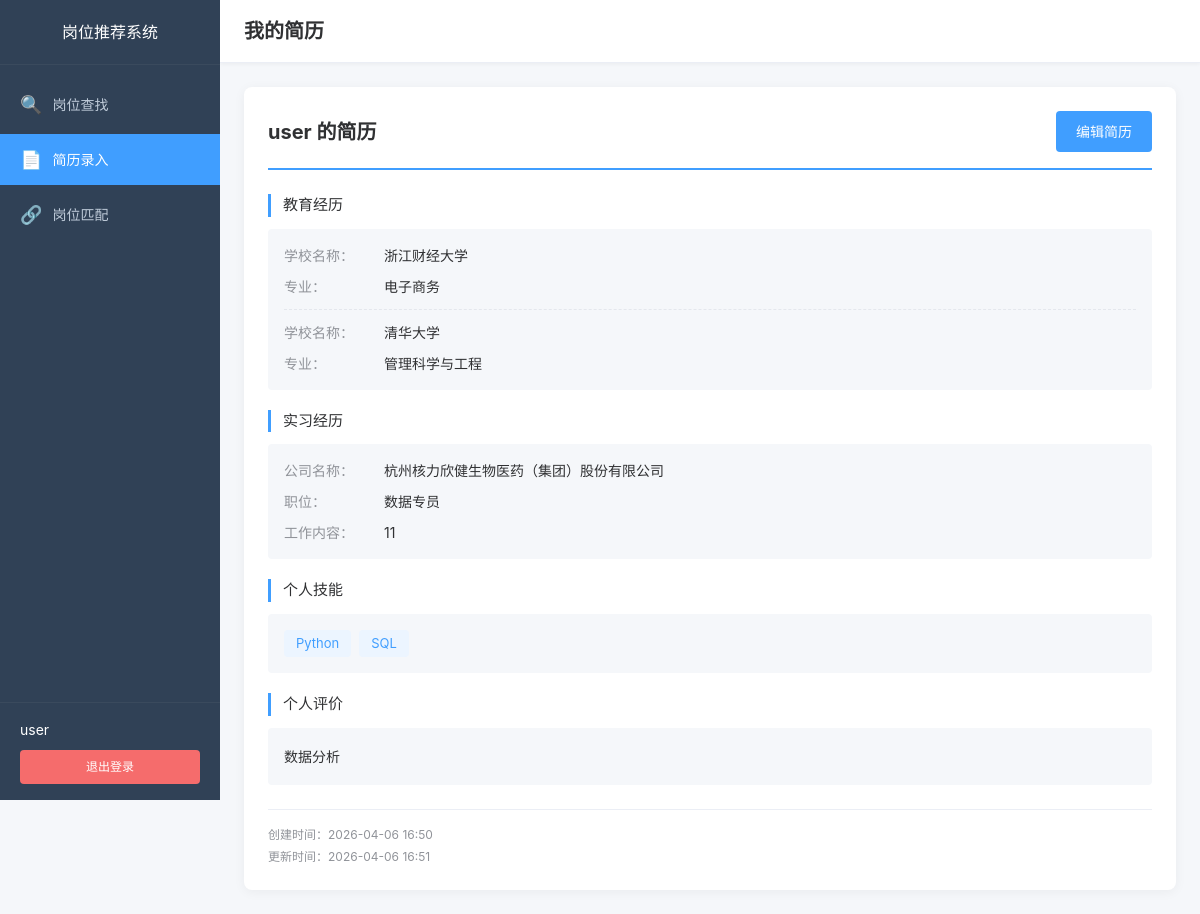
The page /resume/detail (signed in) on the database its author committed.
### app/models/user.py (models this page shows, shortened)
class User(UserMixin, db.Model):
    __tablename__ = 'users'
    id = db.Column(db.Integer, primary_key=True)
    username = db.Column(db.String(80), unique=True, nullable=False, index=True)
    email = db.Column(db.String(120), unique=True, nullable=False, index=True)
    password_hash = db.Column(db.String(255), nullable=False)
    nickname = db.Column(db.String(80))
    is_active = db.Column(db.Boolean, default=True)
    created_at = db.Column(db.DateTime, default=datetime.utcnow)
    updated_at = db.Column(db.DateTime, default=datetime.utcnow, onupdate=datetime.utcnow)

### app/models/resume.py (models this page shows, shortened)
class Resume(db.Model):
    __tablename__ = 'resumes'
    id = db.Column(db.Integer, primary_key=True)
    user_id = db.Column(db.Integer, db.ForeignKey('users.id'), unique=True, nullable=False)
    education_school = db.Column(db.Text, nullable=True)
    education_major = db.Column(db.Text, nullable=True)
    internship_company = db.Column(db.Text, nullable=True)
    internship_position = db.Column(db.Text, nullable=True)
    internship_content = db.Column(db.Text, nullable=True)
    work_company = db.Column(db.Text, nullable=True)
    work_position = db.Column(db.Text, nullable=True)
    work_content = db.Column(db.Text, nullable=True)
    project_name = db.Column(db.Text, nullable=True)
    project_content = db.Column(db.Text, nullable=True)
    skills = db.Column(db.Text, nullable=False)
    self_evaluation = db.Column(db.Text, nullable=False)
    created_at = db.Column(db.DateTime, default=datetime.utcnow)
    updated_at = db.Column(db.DateTime, default=datetime.utcnow, onupdate=datetime.utcnow)
    user = db.relationship('User', backref=db.backref('resume', uselist=False, lazy=True))

### app/routes/resume.py (the view)
@resume.route('/detail')
@login_required
def detail_resume():
    resume = Resume.query.filter_by(user_id=current_user.id).first()
    if not resume:
        flash('您还未填写简历，请先录入简历', 'info')
        return redirect(url_for('resume.input_resume'))
    education_list = get_list_data(resume.education_school)
    internship_list = get_list_data(resume.internship_company)
    work_list = get_list_data(resume.work_company)
    project_list = get_list_data(resume.project_name)
    return render_template('resume/resume_detail.html',
                          resume=resume,
                          education_list=education_list,
                          internship_list=internship_list,
                          work_list=work_list,
                          project_list=project_list)

### app/models/user.py (called while the page is built)
@login_manager.user_loader
def load_user(user_id: str):
    return User.query.get(int(user_id))

### app/routes/resume.py (called while the page is built)
def get_list_data(json_str):
    if not json_str:
        return []
    try:
        return json.loads(json_str)
    except:
        return []

### app/templates/resume/resume_detail.html (shortened to what this page needs)
{% extends "base.html" %}
{% block extra_css %}
<link rel="stylesheet" href="{{ url_for('static', filename='css/dashboard.css') }}">
<link rel="stylesheet" href="{{ url_for('static', filename='css/resume.css') }}">
{% endblock %}
{% block content %}
<div class="app-container">
    <aside class="sidebar">
        <div class="sidebar-header">
            <h2>岗位推荐系统</h2>
        </div>
        <nav class="sidebar-nav">
            <ul class="nav-menu">
                <li class="nav-item">
                    <a href="{{ url_for('dashboard.index') }}" class="nav-link">
                        <span class="nav-icon">&#128269;</span>
                        <span class="nav-text">岗位查找</span>
                    </a>
                </li>
                <li class="nav-item active">
                    <a href="{{ url_for('resume.input_resume') }}" class="nav-link">
                        <span class="nav-icon">&#128196;</span>
                        <span class="nav-text">简历录入</span>
                    </a>
                </li>
                <li class="nav-item">
                    <a href="#" class="nav-link" onclick="showPlaceholder('岗位匹配功能开发中...'); return false;">
                        <span class="nav-icon">&#128279;</span>
                        <span class="nav-text">岗位匹配</span>
                    </a>
                </li>
            </ul>
        </nav>
        <div class="sidebar-footer">
            <div class="user-info">
                <span class="user-name">{{ current_user.nickname or current_user.username }}</span>
            </div>
            <a href="{{ url_for('auth.logout') }}" class="logout-btn">退出登录</a>
        </div>
    </aside>
    <main class="main-content">
        <header class="main-header">
            <h1>我的简历</h1>
        </header>
        <div class="content-wrapper">
            <div class="resume-detail-container">
                <div class="resume-header">
                    <h2>{{ current_user.nickname or current_user.username }} 的简历</h2>
                    <div class="resume-actions">
                        <a href="{{ url_for('resume.edit_resume') }}" class="btn btn-primary">编辑简历</a>
                    </div>
                </div>
                <div class="resume-section">
                    <h3 class="section-title">教育经历</h3>
                    <div class="section-content">
                        {% for item in education_list %}
                        <div class="experience-item">
                            <div class="info-row">
                                <span class="info-label">学校名称：</span>
                                <span class="info-value">{{ item.school }}</span>
                            </div>
                            <div class="info-row">
                                <span class="info-label">专业：</span>
                                <span class="info-value">{{ item.major }}</span>
                            </div>
                        </div>
                        {% endfor %}
                    </div>
                </div>
                {% if internship_list %}
                <div class="resume-section">
                    <h3 class="section-title">实习经历</h3>
                    <div class="section-content">
                        {% for item in internship_list %}
                        <div class="experience-item">
                            {% if item.company %}
                            <div class="info-row">
                                <span class="info-label">公司名称：</span>
                                <span class="info-value">{{ item.company }}</span>
                            </div>
                            {% endif %}
                            {% if item.position %}
                            <div class="info-row">
                                <span class="info-label">职位：</span>
                                <span class="info-value">{{ item.position }}</span>
                            </div>
                            {% endif %}
                            {% if item.content %}
                            <div class="info-row">
                                <span class="info-label">工作内容：</span>
                                <span class="info-value">{{ item.content }}</span>
                            </div>
                            {% endif %}
                        </div>
                        {% endfor %}
                    </div>
                </div>
                {% endif %}
                <div class="resume-section">
                    <h3 class="section-title">个人技能</h3>
                    <div class="section-content">
                        <div class="skills-tags">
                            {% for skill in resume.skills.replace('、', ',').replace('，', ',').split(',') if skill.strip() %}
                            <span class="skill-tag">{{ skill.strip() }}</span>
                            {% endfor %}
                        </div>
                    </div>
                </div>
                <div class="resume-section">
                    <h3 class="section-title">个人评价</h3>
                    <div class="section-content">
                        <p class="evaluation-text">{{ resume.self_evaluation }}</p>
                    </div>
                </div>
                <div class="resume-meta">
                    <p>创建时间：{{ resume.created_at.strftime('%Y-%m-%d %H:%M') if resume.created_at else '-' }}</p>
                    <p>更新时间：{{ resume.updated_at.strftime('%Y-%m-%d %H:%M') if resume.updated_at else '-' }}</p>
                </div>
            </div>
        </div>
    </main>
</div>
{% endblock %}

### app/templates/base.html (shortened to what this page needs)
<!DOCTYPE html>
<html lang="zh-CN">
<head>
    <link rel="stylesheet" href="{{ url_for('static', filename='css/base.css') }}">
    {% block extra_css %}{% endblock %}
</head>
<body class="{% block body_class %}{% endblock %}">
    {% block content %}{% endblock %}
</body>
</html>

### app/static/css/base.css (style rules this page uses)
* { margin: 0; padding: 0; box-sizing: border-box; }
html, body { height: 100%; font-family: -apple-system, BlinkMacSystemFont, 'Segoe UI', 'PingFang SC', 'Hiragino Sans GB', 'Microsoft YaHei', sans-serif; font-size: 14px; line-height: 1.5; color: #333; background-color: #f5f7fa; }
a { color: #409eff; text-decoration: none; }
.btn { display: inline-block; padding: 10px 20px; font-size: 14px; font-weight: 500; border-radius: 4px; transition: all 0.3s ease; }
.btn-primary { background-color: #409eff; color: #fff; }

### app/static/css/dashboard.css (style rules this page uses)
.app-container { display: flex; min-height: 100vh; }
.sidebar { width: 220px; background: #304156; color: #bfcbd9; display: flex; flex-direction: column; position: fixed; height: 100vh; left: 0; top: 0; z-index: 100; }
.sidebar-header { padding: 20px; text-align: center; border-bottom: 1px solid #3a4a5d; }
.sidebar-header h2 { font-size: 16px; color: #fff; font-weight: 500; }
.sidebar-nav { flex: 1; padding: 10px 0; overflow-y: auto; }
.nav-menu { list-style: none; }
.nav-item { margin: 4px 0; }
.nav-link { display: flex; align-items: center; padding: 12px 20px; color: #bfcbd9; transition: all 0.3s ease; }
.nav-item.active .nav-link { background: #409eff; color: #fff; }
.nav-icon { font-size: 18px; margin-right: 10px; }
.nav-text { font-size: 14px; }
.sidebar-footer { padding: 16px 20px; border-top: 1px solid #3a4a5d; }
.user-info { margin-bottom: 10px; }
.user-name { font-size: 14px; color: #fff; }
.logout-btn { display: block; padding: 8px 16px; background: #f56c6c; color: #fff; border-radius: 4px; text-align: center; font-size: 12px; transition: background 0.3s ease; }
.main-content { flex: 1; margin-left: 220px; background: #f5f7fa; }
.main-header { background: #fff; padding: 16px 24px; border-bottom: 1px solid #ebeef5; box-shadow: 0 1px 4px rgba(0, 0, 0, 0.05); }
.main-header h1 { font-size: 20px; color: #303133; }
.content-wrapper { padding: 24px; }

### app/static/css/resume.css (style rules this page uses)
.section-title { font-size: 16px; font-weight: 500; color: #303133; margin-bottom: 16px; padding-left: 12px; border-left: 3px solid #409eff; }
.section-content { padding-left: 15px; }
.resume-detail-container { background: #fff; border-radius: 8px; box-shadow: 0 2px 12px rgba(0, 0, 0, 0.05); padding: 24px; }
.resume-header { display: flex; justify-content: space-between; align-items: center; margin-bottom: 24px; padding-bottom: 16px; border-bottom: 2px solid #409eff; }
.resume-header h2 { font-size: 20px; color: #303133; }
.resume-actions { display: flex; gap: 12px; }
.resume-section { margin-bottom: 20px; }
.resume-section .section-title { font-size: 15px; margin-bottom: 12px; }
.resume-section .section-content { background: #f5f7fa; padding: 16px; border-radius: 4px; }
.info-row { display: flex; margin-bottom: 10px; }
.info-row:last-child { margin-bottom: 0; }
.info-label { min-width: 100px; color: #909399; font-size: 14px; }
.info-value { color: #303133; font-size: 14px; flex: 1; white-space: pre-wrap; word-break: break-all; }
.skills-tags { display: flex; flex-wrap: wrap; gap: 8px; }
.skill-tag { display: inline-block; padding: 4px 12px; background: #ecf5ff; color: #409eff; border-radius: 4px; font-size: 13px; }
.evaluation-text { color: #303133; font-size: 14px; line-height: 1.8; white-space: pre-wrap; }
.resume-meta { margin-top: 24px; padding-top: 16px; border-top: 1px solid #ebeef5; color: #909399; font-size: 12px; }
.resume-meta p { margin-bottom: 4px; }
.resume-meta p:last-child { margin-bottom: 0; }
.experience-item { padding: 12px 0; border-bottom: 1px dashed #e4e7ed; }
.experience-item:last-child { border-bottom: none; padding-bottom: 0; }
.experience-item:first-child { padding-top: 0; }

### rows shown on the page
User: nickname "user"
Resume: self_evaluation "数据分析", created_at "2026-04-06 16:50", updated_at "2026-04-06 16:51"

### other values the page prints
{{ item.school }} "浙江财经大学" "清华大学"
{{ item.major }} "电子商务" "管理科学与工程"
{{ item.company }} "杭州核力欣健生物医药（集团）股份有限公司"
{{ item.position }} "数据专员"
{{ item.content }} "11"
{{ skill.strip() }} "Python" "SQL"
